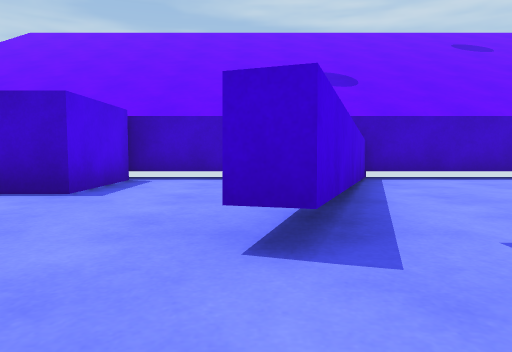
view 1 (above)

22 first-person views from a walk through a Unity game level. The camera is 0.51 m above the floor, tilts 4° down and sees 70° across. The floor is counted in squares, 1 m on a side. Each view is taken from the middle of a square. On the plan, view 1 faces up. The plan holds only what a view shows up to about 9 squares ahead; the rest is blank. The place goes on beyond the plan. The player character is not drawn.

view 2
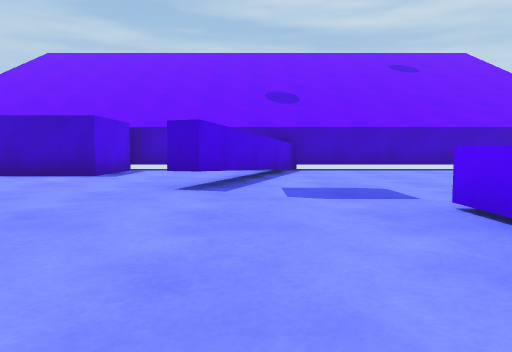

view 3
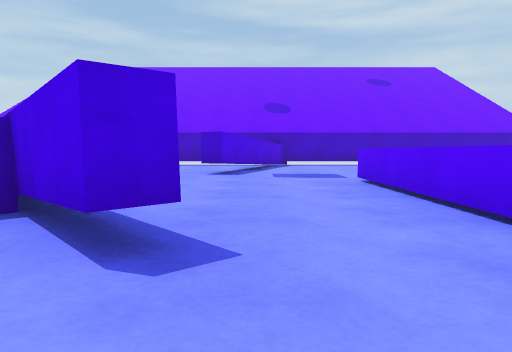

view 4
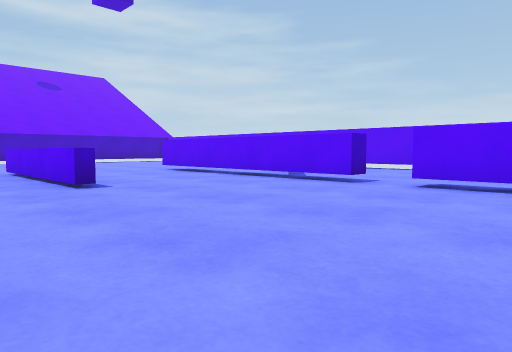

view 5
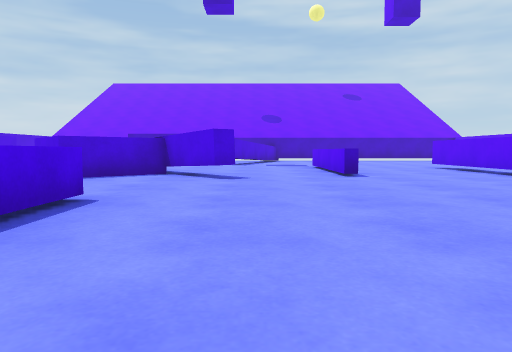

view 6
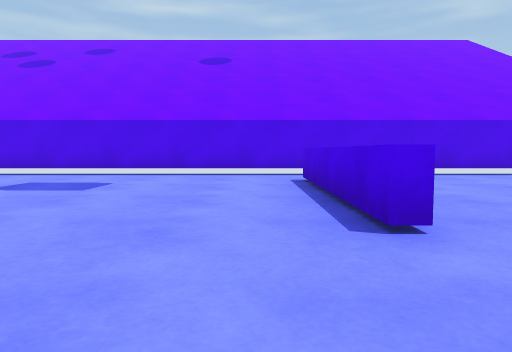

view 7
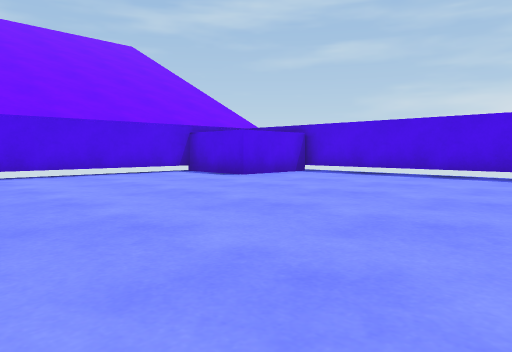

view 8
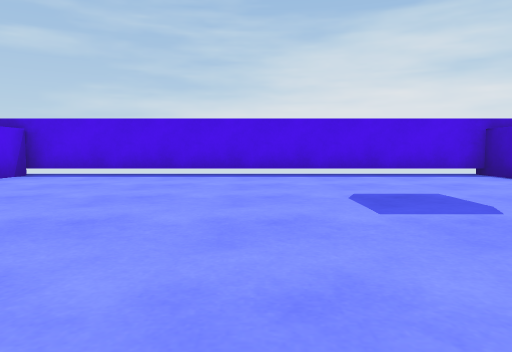

view 9
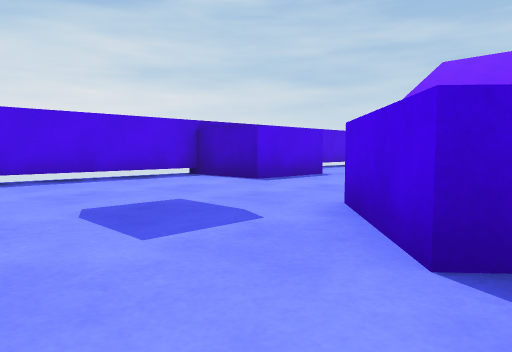

view 10
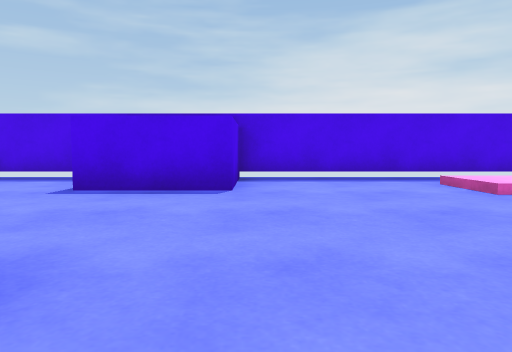

view 11
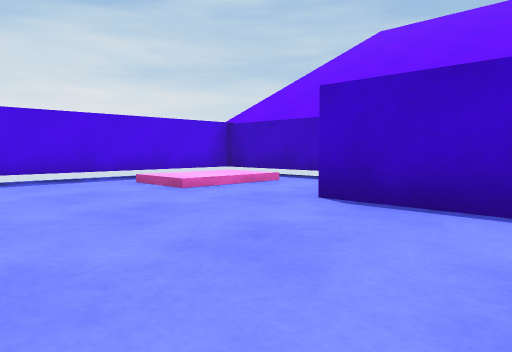

view 12
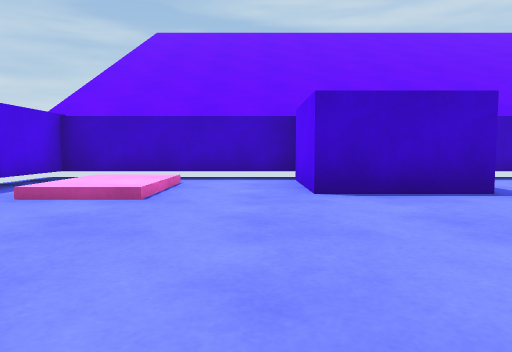

view 13
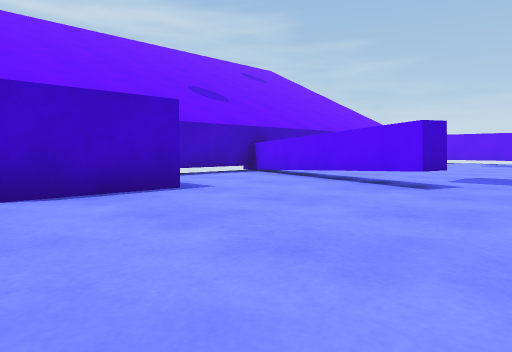

view 14
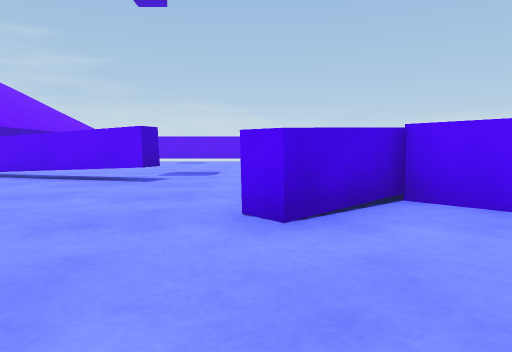

view 15
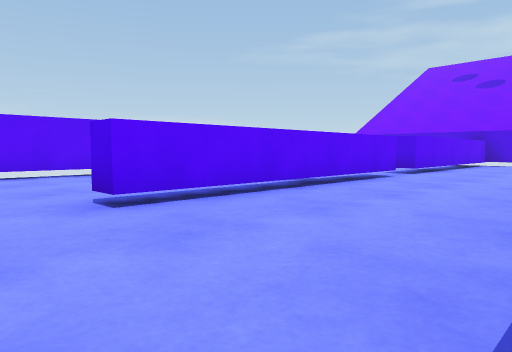

view 16
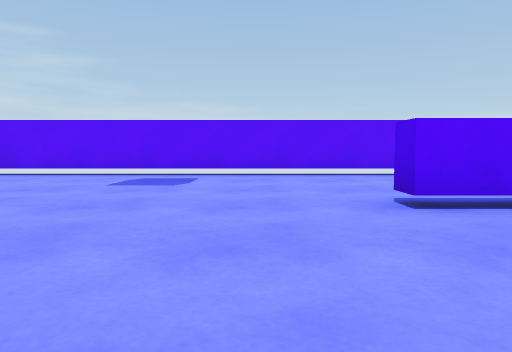

view 17
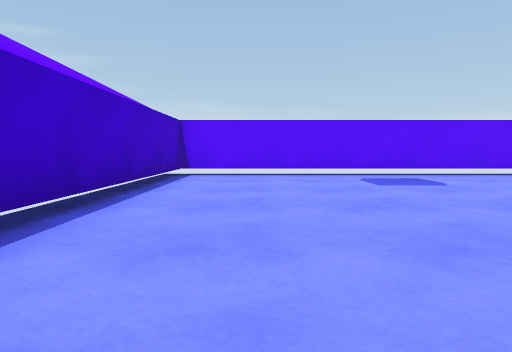

view 18
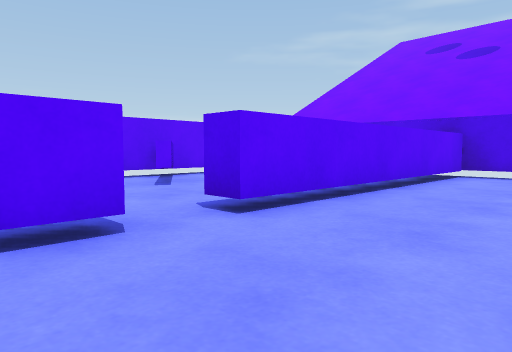

view 19
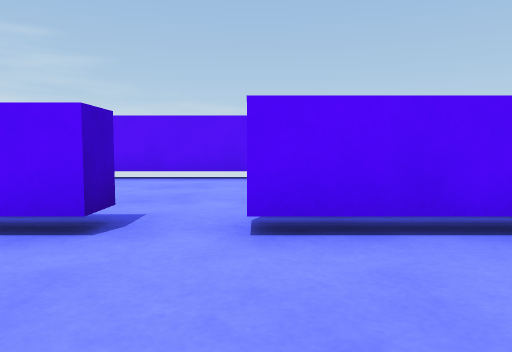

view 20
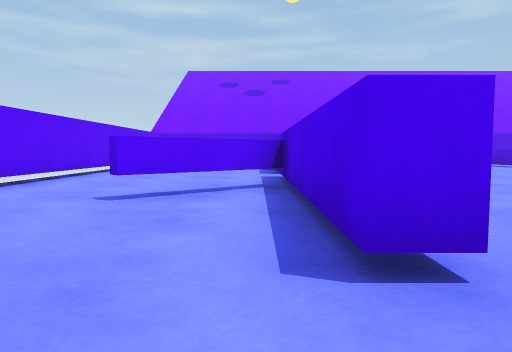

view 21
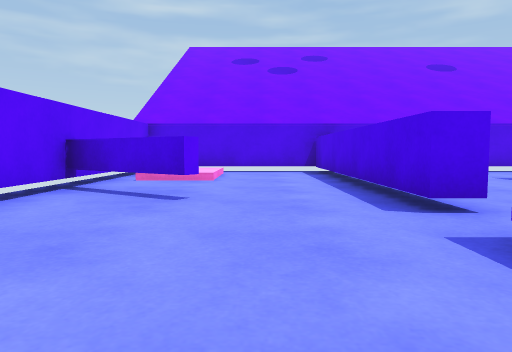

view 22
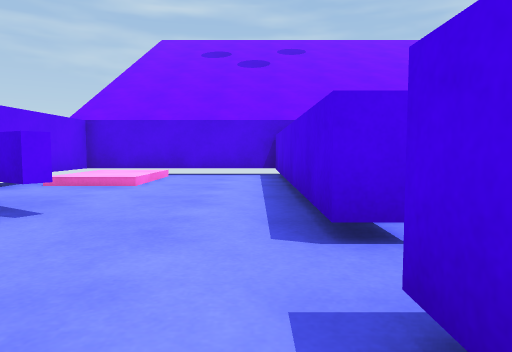

### Floor plan
Key: @ floor where view 1 was taken; # wall or solid block; x gap in a wall; . main floor; : floor 0.15 m higher than the main floor; / step, stairs or slope; ^ raised ledge; B block; T thing the floor can be seen under or through.
Columns run from 9 left of view 1 to 11 right of it. Each row starts with its distance up from view 1.
  7 #####################
  6 #. /.B B..^^........#
  5 #. /.BBB..T.........#
  4 #.//......T.........#
  3 #........TT.........#
  2 #........T..........#
  1 #...................#
  0 #BB...^..@..#.......#
 -1 #BB...^^....#..#....#
 -2 #.....BB ...#..#....#
 -3 #....BBB#...#..###..#
 -4 #.....BB##.....##...#
 -5 #..............#....#
 -6 #..............x....#
 -7 #..............x....#
 -8 #.......^......#..###
 -9 #.......^......#...##
-10 #.......^......#..//#
-11 #BB.....^......#..:/#
-12  BB............#../ #
-13    ##################

Where each view was taken, in squares from view 1:
view 1: 0 up, 0 right, facing up
view 2: 3 down, 1 right, facing up
view 3: 6 down, 1 right, facing up
view 4: 9 down, 1 right, facing up-right
view 5: 11 down, 1 right, facing up
view 6: 5 down, 0 right, facing down
view 7: 5 down, 1 left, facing down-left
view 8: 6 down, 1 left, facing left
view 9: 6 down, 2 left, facing up-left
view 10: 1 up, 2 left, facing left
view 11: 1 up, 2 left, facing up-left
view 12: 0 up, 5 left, facing up
view 13: 0 up, 5 left, facing up-right
view 14: 0 up, 6 left, facing right
view 15: 1 up, 3 right, facing down-right
view 16: 1 up, 3 right, facing right
view 17: 5 up, 3 right, facing right
view 18: 5 down, 4 right, facing down-right
view 19: 7 down, 4 right, facing right
view 20: 1 up, 7 right, facing down
view 21: 4 down, 8 right, facing down
view 22: 5 down, 7 right, facing down
